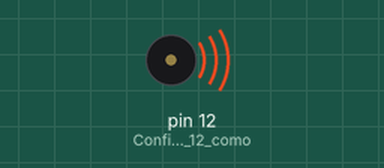
Recording of a sketch running on a simulated Arduino Uno, built with avr-gcc and run on an emulated ATmega328P. Parts: buzzer (waves = sounding).

Above: at 0.1 s.
At 2.2 s:
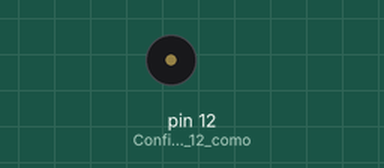
Timing chart, 0 to 3.7 s (numbered marks = the images above):
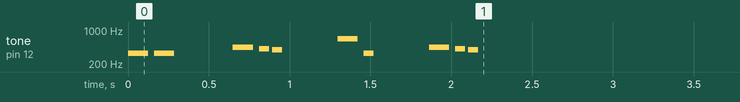

The sketch:

apito_buzzer.ino
```cpp
#define NOTE_REST 0

#define NOTE_E4 330
#define NOTE_G4 392
#define NOTE_A4 440
#define NOTE_Ab4 415
#define NOTE_B4 466
#define NOTE_D5 587
#define NOTE_E5 659
#define NOTE_G5 784
#define NOTE_A5 880
#define NOTE_Ab5 830
#define NOTE_B5 932
#define NOTE_D6 1175
#define NOTE_E6 1319
#define NOTE_G6 1568
#define NOTE_A6 1760
#define NOTE_Ab6 1661
#define NOTE_B6 1865
#define NOTE_D7 2349
#define NOTE_E7 2637
#define NOTE_G7 3136
#define NOTE_A7 3520
#define NOTE_Ab7 3322
#define NOTE_B7 3729
#define NOTE_D8 4699
#define NOTE_E8 5274
#define NOTE_G8 6272
#define NOTE_A8 7040
#define NOTE_Ab8 6645
#define NOTE_B8 7459

int imperialMarch[] = {
  NOTE_E4, 8, NOTE_E4, 8, NOTE_REST, 4,
  NOTE_A4, 8, NOTE_Ab4, 16, NOTE_G4, 16, NOTE_REST, 4,
  NOTE_E5, 8, NOTE_E4, 16, NOTE_REST, 4,
  NOTE_A4, 8, NOTE_Ab4, 16, NOTE_G4, 16, NOTE_REST, 4,
  NOTE_E5, 8, NOTE_REST, 16, NOTE_E5, 16,
  NOTE_E5, 8, NOTE_E4, 16, NOTE_REST, 4,
  NOTE_A4, 8, NOTE_Ab4, 16, NOTE_G4, 16, NOTE_REST, 4,
  NOTE_E5, 8, NOTE_E4, 16, NOTE_REST, 4
};

int noteDuration = 600 / 4; // 600ms por nota

void setup() {
  pinMode(12, OUTPUT); // Configura o pino 12 como saída
  for (int thisNote = 0; thisNote < sizeof(imperialMarch) / sizeof(imperialMarch[0]) / 2; thisNote = thisNote + 2) {
    int noteDuration = 1000 / imperialMarch[thisNote + 1];
    tone(12, imperialMarch[thisNote], noteDuration); // Alterado para o pino 12
    int pauseBetweenNotes = noteDuration * 1.30;
    delay(pauseBetweenNotes);
    noTone(12); // Alterado para o pino 12
  }
}

void loop() {
  // Nada no loop, apenas tocando a melodia uma vez.
}
```
